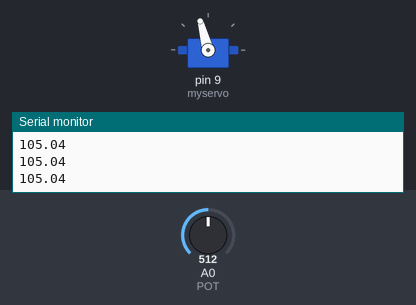
Simulated run of this sketch. Board: Arduino Uno, built with avr-gcc and run on an emulated ATmega328P. Shown: servo, the last lines printed to the serial monitor. Inputs (shaded band) come from the test bench; at power-on: A0 (POT) = 512.

Above: at 1.2 s.
1.3 s: A0 (POT) set to 716
At 2.0 s:
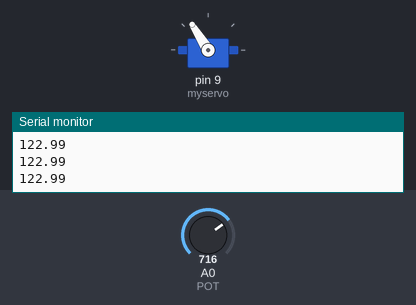
2.8 s: A0 (POT) set to 1023
At 3.1 s:
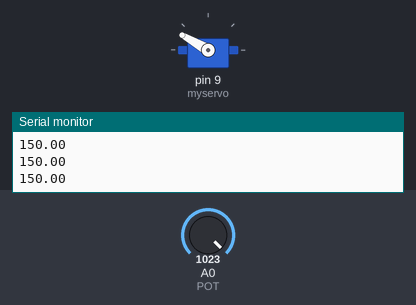
4.3 s: A0 (POT) set to 306
At 5.3 s:
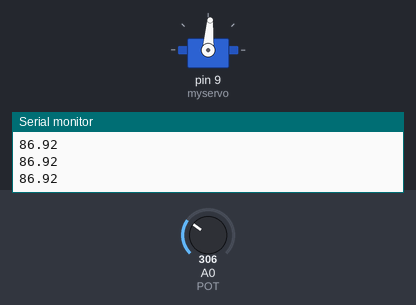
5.8 s: A0 (POT) set to 140
At 6.4 s:
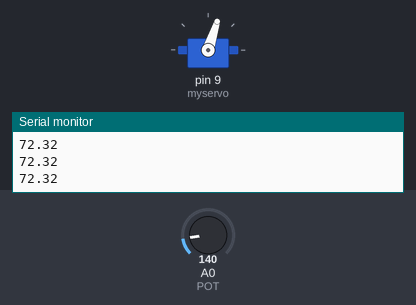
Timing chart, 0 to 8.3 s (numbered marks = the images above; inputs shaded):
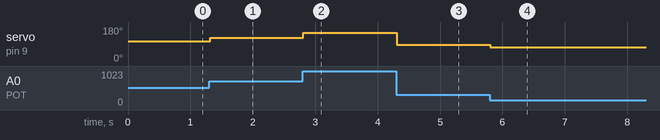

Measured:
- after the input at 1.3 s, servo on pin 9 (myservo): 105° → 122° at once
- after the input at 2.8 s, servo on pin 9 (myservo): 122° → 150° at once
- after the input at 4.3 s, servo on pin 9 (myservo): 150° → 86° at once
- after the input at 5.8 s, servo on pin 9 (myservo): 86° → 72° at once

The sketch:

servo_gripper.ino
```cpp
#include <Servo.h>

Servo myservo;

#define POT       A0
#define MAX_POT   1023

#define MIN_SERVO 60
#define MAX_SERVO 150

void setup()
{
  pinMode(POT, INPUT);
  myservo.attach(9);
  Serial.begin(9600);
}

void loop()
{
    int potValue = analogRead(POT);
    //Serial.println(potValue);
    float angle = ((((float)potValue) / MAX_POT) * (MAX_SERVO - MIN_SERVO)) + MIN_SERVO;
    Serial.println(angle);
    myservo.write((int)angle);
}
```
